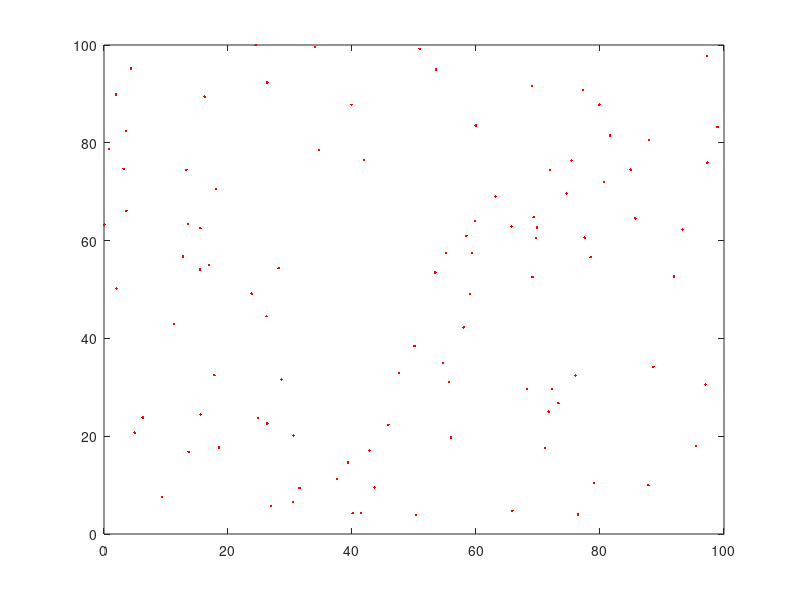

The MATLAB script that drew this image: (Note: this script raises an error after producing the figure.)
%%

N=100;                       % number of nodes
area=[100,100];              % nodes deployment area in meter
Trange=7;                   % transmission range of sensor node in meter
nodes.pos=area(1).*rand(N,2);% nodes geographical locations
lambda=0.125;                % signal wavelength in meter
nodes.major = Trange;        % major axis for ellpitical range in meter
nodes.minor = lambda*Trange;  % minro axis for ellipitical range in meter
% redundantNo=9;               % number of healing nodes   
redundantNo=round(10*N/100);
%% plot the nodes deployment
cnt=1;
for ii=1:N      
    for jj=1:N
        if ii~=jj
            nodes.distance(ii,jj)=pdist([nodes.pos(ii,:);nodes.pos(jj,:)]);
            if nodes.distance(ii,jj)<Trange || nodes.distance(ii,jj)==Trange
                nodes.inrange(ii,jj)=1;
            else
                nodes.inrange(ii,jj)=0;
            end
        end
    end
end
figure
F5=plot(nodes.pos(:,1),nodes.pos(:,2),'.','color','r');
hold on
for ii=1:N                   % plot the circular transmission range
    [nodes.circle.x(ii,:),nodes.circle.y(ii,:)]=circle(nodes.pos(ii,1),nodes.pos(ii,2),Trange);
    F6=fill(nodes.circle.x(ii,:),nodes.circle.y(ii,:),[0.25,0.25,0.25]);
    alpha 0.3
    hold on
end
axis on
xlabel('x(m)')
ylabel('y(m)')
title('Initial Placement of Nodes with circular transmission range')
%% plot delauny triangle
TRI = delaunay(nodes.pos(:,1),nodes.pos(:,2));
figure(2)
F5 = plot(nodes.pos(:,1),nodes.pos(:,2),'.','color','r');
hold on
for ii=1:N                   % plot the circular transmission range
    [nodes.circle.x(ii,:),nodes.circle.y(ii,:)]=circle(nodes.pos(ii,1),nodes.pos(ii,2),Trange);
    F6=fill(nodes.circle.x(ii,:),nodes.circle.y(ii,:),[0.25,0.25,0.25]);
    alpha 0.3
    hold on
end
axis on
xlabel('x(m)')
ylabel('y(m)')
title('Coverage hole in initila position of Nodes')
hold on
triplot(TRI,nodes.pos(:,1),nodes.pos(:,2))
%% Hole detection
[holeDetected.circle,Circmcenter.circle,circumradius.circle]=holeDetection(TRI,nodes,F5,F6,Trange,area,2,1);
display(['--> No of detected Holes for Circular = ',num2str(numel(find(holeDetected.circle)))])
%% PSO optimize position of rest wsn nodes to cover the hole
nvars = 2 * 100; 
numParticles = 30; % Số lượng hạt
maxIterations = 1000; % Số lần lặp tối đa
w = 0.72; % Trọng số quán tính
c1 = 1.49; % Hệ số nhận thức
c2 = 1.49; % Hệ số xã hội

% Giới hạn dưới và trên của các biến
lb = zeros(nvars, 1);
ub = area(1) .* ones(nvars, 1);

% Khởi tạo các hạt
particlePositions = repmat(lb', numParticles, 1) + (repmat(ub', numParticles, 1) - repmat(lb', numParticles, 1)) .* rand(numParticles, nvars);
particleVelocities = zeros(numParticles, nvars);
personalBestPositions = particlePositions;
personalBestScores = inf(numParticles, 1);

% Khởi tạo điểm tốt nhất toàn cục
globalBestPosition = zeros(1, nvars);
globalBestScore = inf;

for iter = 1:maxIterations
    for i = 1:numParticles
        % Tính toán hàm fitness
        score = fitness_function_for_position_test(particlePositions(i, :), Trange, area);

        % Cập nhật điểm tốt nhất cá nhân
        if score < personalBestScores(i)
            personalBestScores(i) = score;
            personalBestPositions(i, :) = particlePositions(i, :);
        end

        % Cập nhật điểm tốt nhất toàn cục
        if score < globalBestScore
            globalBestScore = score;
            globalBestPosition = particlePositions(i, :);
        end
    end

    % Cập nhật vận tốc và vị trí của các hạt
    for i = 1:numParticles
        r1 = rand(1, nvars);
        r2 = rand(1, nvars);
        cognitiveComponent = c1 * r1 .* (personalBestPositions(i, :) - particlePositions(i, :));
        socialComponent = c2 * r2 .* (globalBestPosition - particlePositions(i, :));
        particleVelocities(i, :) = w * particleVelocities(i, :) + cognitiveComponent + socialComponent;
        particlePositions(i, :) = particlePositions(i, :) + particleVelocities(i, :);

        % Giữ các hạt trong phạm vi giới hạn
        particlePositions(i, :) = max(particlePositions(i, :), lb');
        particlePositions(i, :) = min(particlePositions(i, :), ub');
    end

    % Hiển thị thông tin quá trình
    disp(['Iteration ', num2str(iter), ': Best Score = ', num2str(globalBestScore)]);
end

% Lấy vị trí tối ưu cuối cùng
finalPos = reshape(globalBestPosition, [numel(globalBestPosition) / 2, 2]);

T = table(finalPos(:,1), finalPos(:,2));
writetable(T, 'somefile.txt')
figure
plot(finalPos(:,1),finalPos(:,2),'.','color','r');
hold on
for ii=1:100                 % plot the circular transmission range
    [finalcircle.x(ii,:),finalcircle.y(ii,:)]=circle(finalPos(ii,1),finalPos(ii,2),Trange);
    fill(finalcircle.x(ii,:),finalcircle.y(ii,:),[0.25,0.25,0.25]);
    alpha 0.3
    hold on
end
axis on
xlabel('x(m)')
ylabel('y(m)')
title('Optimized location of Nodes with circular transmission range')

tp1;